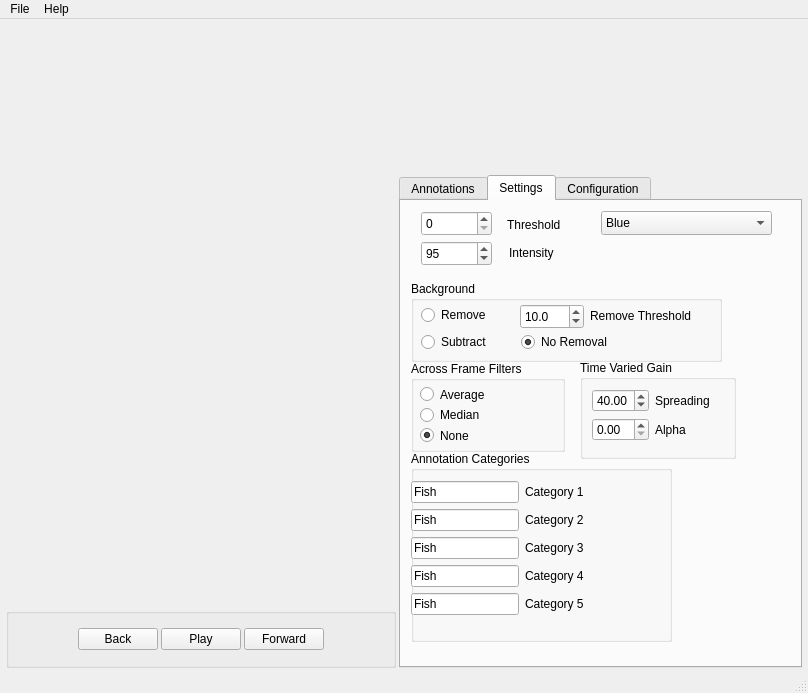
<?xml version="1.0" encoding="UTF-8"?>
<ui version="4.0">
 <class>MainWindow</class>
 <widget class="QMainWindow" name="MainWindow">
  <property name="geometry">
   <rect>
    <x>0</x>
    <y>0</y>
    <width>808</width>
    <height>693</height>
   </rect>
  </property>
  <property name="minimumSize">
   <size>
    <width>800</width>
    <height>660</height>
   </size>
  </property>
  <property name="windowTitle">
   <string>MainWindow</string>
  </property>
  <widget class="QWidget" name="centralwidget">
   <layout class="QVBoxLayout" name="verticalLayout_2">
    <property name="spacing">
     <number>3</number>
    </property>
    <property name="leftMargin">
     <number>6</number>
    </property>
    <property name="topMargin">
     <number>3</number>
    </property>
    <property name="rightMargin">
     <number>6</number>
    </property>
    <property name="bottomMargin">
     <number>3</number>
    </property>
    <item>
     <widget class="EWidget" name="echogram" native="true">
      <property name="sizePolicy">
       <sizepolicy hsizetype="Preferred" vsizetype="Preferred">
        <horstretch>0</horstretch>
        <verstretch>0</verstretch>
       </sizepolicy>
      </property>
      <property name="minimumSize">
       <size>
        <width>0</width>
        <height>150</height>
       </size>
      </property>
      <property name="maximumSize">
       <size>
        <width>16777215</width>
        <height>200</height>
       </size>
      </property>
      <property name="autoFillBackground">
       <bool>true</bool>
      </property>
     </widget>
    </item>
    <item>
     <layout class="QHBoxLayout" name="horizontalLayout">
      <property name="spacing">
       <number>3</number>
      </property>
      <item>
       <layout class="QVBoxLayout" name="verticalLayout">
        <property name="spacing">
         <number>3</number>
        </property>
        <item>
         <widget class="VWidget" name="video" native="true">
          <property name="sizePolicy">
           <sizepolicy hsizetype="Expanding" vsizetype="Expanding">
            <horstretch>0</horstretch>
            <verstretch>0</verstretch>
           </sizepolicy>
          </property>
          <property name="minimumSize">
           <size>
            <width>0</width>
            <height>350</height>
           </size>
          </property>
          <property name="focusPolicy">
           <enum>Qt::StrongFocus</enum>
          </property>
          <property name="autoFillBackground">
           <bool>true</bool>
          </property>
         </widget>
        </item>
        <item>
         <widget class="QGroupBox" name="groupBox">
          <property name="minimumSize">
           <size>
            <width>390</width>
            <height>60</height>
           </size>
          </property>
          <property name="title">
           <string/>
          </property>
          <layout class="QVBoxLayout" name="verticalLayout_3">
           <property name="spacing">
            <number>3</number>
           </property>
           <property name="topMargin">
            <number>6</number>
           </property>
           <property name="bottomMargin">
            <number>6</number>
           </property>
           <item>
            <layout class="QHBoxLayout" name="horizontalLayout_2">
             <item>
              <spacer name="horizontalSpacer">
               <property name="orientation">
                <enum>Qt::Horizontal</enum>
               </property>
               <property name="sizeHint" stdset="0">
                <size>
                 <width>40</width>
                 <height>20</height>
                </size>
               </property>
              </spacer>
             </item>
             <item>
              <widget class="QPushButton" name="backButton">
               <property name="text">
                <string>Back</string>
               </property>
              </widget>
             </item>
             <item>
              <widget class="QPushButton" name="playButton">
               <property name="sizePolicy">
                <sizepolicy hsizetype="Minimum" vsizetype="Fixed">
                 <horstretch>0</horstretch>
                 <verstretch>0</verstretch>
                </sizepolicy>
               </property>
               <property name="text">
                <string>Play</string>
               </property>
               <property name="checkable">
                <bool>true</bool>
               </property>
               <property name="checked">
                <bool>false</bool>
               </property>
              </widget>
             </item>
             <item>
              <widget class="QPushButton" name="forwardButton">
               <property name="text">
                <string>Forward</string>
               </property>
              </widget>
             </item>
             <item>
              <spacer name="horizontalSpacer_2">
               <property name="orientation">
                <enum>Qt::Horizontal</enum>
               </property>
               <property name="sizeHint" stdset="0">
                <size>
                 <width>40</width>
                 <height>20</height>
                </size>
               </property>
              </spacer>
             </item>
            </layout>
           </item>
          </layout>
         </widget>
        </item>
       </layout>
      </item>
      <item>
       <widget class="QTabWidget" name="tabWidget">
        <property name="minimumSize">
         <size>
          <width>400</width>
          <height>0</height>
         </size>
        </property>
        <property name="maximumSize">
         <size>
          <width>500</width>
          <height>16777215</height>
         </size>
        </property>
        <property name="currentIndex">
         <number>1</number>
        </property>
        <widget class="QWidget" name="tab_5">
         <attribute name="title">
          <string>Annotations</string>
         </attribute>
         <layout class="QGridLayout" name="gridLayout">
          <property name="leftMargin">
           <number>6</number>
          </property>
          <property name="topMargin">
           <number>6</number>
          </property>
          <property name="rightMargin">
           <number>6</number>
          </property>
          <property name="bottomMargin">
           <number>6</number>
          </property>
          <property name="spacing">
           <number>3</number>
          </property>
          <item row="0" column="0">
           <widget class="QTableView" name="annotationsTable">
            <property name="minimumSize">
             <size>
              <width>400</width>
              <height>0</height>
             </size>
            </property>
            <property name="alternatingRowColors">
             <bool>true</bool>
            </property>
            <property name="selectionMode">
             <enum>QAbstractItemView::SingleSelection</enum>
            </property>
            <property name="selectionBehavior">
             <enum>QAbstractItemView::SelectRows</enum>
            </property>
            <property name="showGrid">
             <bool>false</bool>
            </property>
            <property name="gridStyle">
             <enum>Qt::DotLine</enum>
            </property>
            <property name="sortingEnabled">
             <bool>true</bool>
            </property>
            <attribute name="horizontalHeaderHighlightSections">
             <bool>true</bool>
            </attribute>
            <attribute name="verticalHeaderHighlightSections">
             <bool>true</bool>
            </attribute>
           </widget>
          </item>
         </layout>
        </widget>
        <widget class="QWidget" name="tab_6">
         <attribute name="title">
          <string>Settings</string>
         </attribute>
         <widget class="QSpinBox" name="threshold">
          <property name="geometry">
           <rect>
            <x>20</x>
            <y>10</y>
            <width>71</width>
            <height>25</height>
           </rect>
          </property>
          <property name="maximum">
           <number>255</number>
          </property>
         </widget>
         <widget class="QLabel" name="label">
          <property name="geometry">
           <rect>
            <x>106</x>
            <y>16</y>
            <width>60</width>
            <height>16</height>
           </rect>
          </property>
          <property name="text">
           <string>Threshold</string>
          </property>
         </widget>
         <widget class="QSpinBox" name="intensity">
          <property name="geometry">
           <rect>
            <x>20</x>
            <y>40</y>
            <width>71</width>
            <height>25</height>
           </rect>
          </property>
          <property name="maximum">
           <number>150</number>
          </property>
          <property name="value">
           <number>95</number>
          </property>
         </widget>
         <widget class="QLabel" name="label_2">
          <property name="geometry">
           <rect>
            <x>108</x>
            <y>44</y>
            <width>60</width>
            <height>16</height>
           </rect>
          </property>
          <property name="text">
           <string>Intensity</string>
          </property>
         </widget>
         <widget class="QGroupBox" name="groupBox_2">
          <property name="geometry">
           <rect>
            <x>10</x>
            <y>250</y>
            <width>261</width>
            <height>191</height>
           </rect>
          </property>
          <property name="autoFillBackground">
           <bool>false</bool>
          </property>
          <property name="title">
           <string>Annotation Categories</string>
          </property>
          <widget class="QWidget" name="layoutWidget">
           <property name="geometry">
            <rect>
             <x>0</x>
             <y>30</y>
             <width>251</width>
             <height>146</height>
            </rect>
           </property>
           <layout class="QFormLayout" name="formLayout">
            <item row="0" column="0">
             <widget class="QLineEdit" name="category1">
              <property name="text">
               <string>Fish</string>
              </property>
              <property name="maxLength">
               <number>25</number>
              </property>
             </widget>
            </item>
            <item row="0" column="1">
             <widget class="QLabel" name="label_3">
              <property name="text">
               <string>Category 1</string>
              </property>
             </widget>
            </item>
            <item row="1" column="0">
             <widget class="QLineEdit" name="category2">
              <property name="text">
               <string>Fish</string>
              </property>
              <property name="maxLength">
               <number>25</number>
              </property>
             </widget>
            </item>
            <item row="1" column="1">
             <widget class="QLabel" name="label_4">
              <property name="text">
               <string>Category 2</string>
              </property>
             </widget>
            </item>
            <item row="2" column="0">
             <widget class="QLineEdit" name="category3">
              <property name="text">
               <string>Fish</string>
              </property>
              <property name="maxLength">
               <number>25</number>
              </property>
             </widget>
            </item>
            <item row="2" column="1">
             <widget class="QLabel" name="label_6">
              <property name="text">
               <string>Category 3</string>
              </property>
             </widget>
            </item>
            <item row="3" column="0">
             <widget class="QLineEdit" name="category4">
              <property name="text">
               <string>Fish</string>
              </property>
              <property name="maxLength">
               <number>25</number>
              </property>
             </widget>
            </item>
            <item row="3" column="1">
             <widget class="QLabel" name="label_5">
              <property name="text">
               <string>Category 4</string>
              </property>
             </widget>
            </item>
            <item row="4" column="0">
             <widget class="QLineEdit" name="category5">
              <property name="text">
               <string>Fish</string>
              </property>
              <property name="maxLength">
               <number>25</number>
              </property>
             </widget>
            </item>
            <item row="4" column="1">
             <widget class="QLabel" name="label_7">
              <property name="text">
               <string>Category 5</string>
              </property>
             </widget>
            </item>
           </layout>
          </widget>
         </widget>
         <widget class="QGroupBox" name="groupBox_3">
          <property name="geometry">
           <rect>
            <x>10</x>
            <y>80</y>
            <width>311</width>
            <height>81</height>
           </rect>
          </property>
          <property name="autoFillBackground">
           <bool>false</bool>
          </property>
          <property name="title">
           <string>Background</string>
          </property>
          <widget class="QRadioButton" name="backgroundRemove">
           <property name="geometry">
            <rect>
             <x>10</x>
             <y>23</y>
             <width>99</width>
             <height>22</height>
            </rect>
           </property>
           <property name="text">
            <string>Remove</string>
           </property>
           <property name="checked">
            <bool>false</bool>
           </property>
          </widget>
          <widget class="QRadioButton" name="backgroundSubtract">
           <property name="geometry">
            <rect>
             <x>10</x>
             <y>50</y>
             <width>99</width>
             <height>22</height>
            </rect>
           </property>
           <property name="text">
            <string>Subtract</string>
           </property>
          </widget>
          <widget class="QLabel" name="label_8">
           <property name="geometry">
            <rect>
             <x>179</x>
             <y>25</y>
             <width>121</width>
             <height>20</height>
            </rect>
           </property>
           <property name="text">
            <string>Remove Threshold</string>
           </property>
          </widget>
          <widget class="QRadioButton" name="noRemoval">
           <property name="geometry">
            <rect>
             <x>110</x>
             <y>50</y>
             <width>99</width>
             <height>22</height>
            </rect>
           </property>
           <property name="text">
            <string>No Removal</string>
           </property>
           <property name="checked">
            <bool>true</bool>
           </property>
          </widget>
          <widget class="QDoubleSpinBox" name="backgroundThreshold">
           <property name="geometry">
            <rect>
             <x>109</x>
             <y>23</y>
             <width>64</width>
             <height>25</height>
            </rect>
           </property>
           <property name="decimals">
            <number>1</number>
           </property>
           <property name="maximum">
            <double>30.000000000000000</double>
           </property>
           <property name="value">
            <double>10.000000000000000</double>
           </property>
          </widget>
         </widget>
         <widget class="QGroupBox" name="groupBox_4">
          <property name="geometry">
           <rect>
            <x>10</x>
            <y>160</y>
            <width>154</width>
            <height>91</height>
           </rect>
          </property>
          <property name="autoFillBackground">
           <bool>false</bool>
          </property>
          <property name="title">
           <string>Across Frame Filters</string>
          </property>
          <layout class="QFormLayout" name="formLayout_2">
           <property name="leftMargin">
            <number>6</number>
           </property>
           <property name="topMargin">
            <number>6</number>
           </property>
           <property name="rightMargin">
            <number>6</number>
           </property>
           <property name="bottomMargin">
            <number>6</number>
           </property>
           <item row="0" column="0">
            <widget class="QRadioButton" name="averageFrames">
             <property name="text">
              <string>Average</string>
             </property>
            </widget>
           </item>
           <item row="1" column="0">
            <widget class="QRadioButton" name="medianFrames">
             <property name="text">
              <string>Median</string>
             </property>
            </widget>
           </item>
           <item row="2" column="0">
            <widget class="QRadioButton" name="none">
             <property name="text">
              <string>None</string>
             </property>
             <property name="checked">
              <bool>true</bool>
             </property>
            </widget>
           </item>
          </layout>
         </widget>
         <widget class="QGroupBox" name="groupBox_5">
          <property name="geometry">
           <rect>
            <x>179</x>
            <y>159</y>
            <width>156</width>
            <height>99</height>
           </rect>
          </property>
          <property name="autoFillBackground">
           <bool>false</bool>
          </property>
          <property name="title">
           <string>Time Varied Gain</string>
          </property>
          <layout class="QFormLayout" name="formLayout_3">
           <item row="0" column="0">
            <widget class="QDoubleSpinBox" name="tvg">
             <property name="maximum">
              <double>40.990000000000002</double>
             </property>
             <property name="value">
              <double>40.000000000000000</double>
             </property>
            </widget>
           </item>
           <item row="0" column="1">
            <widget class="QLabel" name="label_9">
             <property name="text">
              <string>Spreading</string>
             </property>
            </widget>
           </item>
           <item row="1" column="0">
            <widget class="QDoubleSpinBox" name="alpha">
             <property name="maximum">
              <double>10.000000000000000</double>
             </property>
             <property name="singleStep">
              <double>0.100000000000000</double>
             </property>
            </widget>
           </item>
           <item row="1" column="1">
            <widget class="QLabel" name="label_10">
             <property name="text">
              <string>Alpha</string>
             </property>
            </widget>
           </item>
          </layout>
         </widget>
         <widget class="QComboBox" name="colorMenu">
          <property name="geometry">
           <rect>
            <x>200</x>
            <y>10</y>
            <width>171</width>
            <height>24</height>
           </rect>
          </property>
          <property name="currentIndex">
           <number>1</number>
          </property>
          <item>
           <property name="text">
            <string>Amber</string>
           </property>
          </item>
          <item>
           <property name="text">
            <string>Blue</string>
           </property>
          </item>
          <item>
           <property name="text">
            <string>Black &amp; White</string>
           </property>
          </item>
          <item>
           <property name="text">
            <string>Brown</string>
           </property>
          </item>
         </widget>
        </widget>
        <widget class="QWidget" name="ConfigTab">
         <attribute name="title">
          <string>Configuration</string>
         </attribute>
         <layout class="QGridLayout" name="gridLayout_2">
          <property name="leftMargin">
           <number>6</number>
          </property>
          <property name="topMargin">
           <number>6</number>
          </property>
          <property name="rightMargin">
           <number>6</number>
          </property>
          <property name="bottomMargin">
           <number>6</number>
          </property>
          <item row="0" column="0">
           <widget class="QTextEdit" name="ConfigBox"/>
          </item>
         </layout>
        </widget>
       </widget>
      </item>
     </layout>
    </item>
   </layout>
  </widget>
  <widget class="QMenuBar" name="menubar">
   <property name="geometry">
    <rect>
     <x>0</x>
     <y>0</y>
     <width>808</width>
     <height>21</height>
    </rect>
   </property>
   <widget class="QMenu" name="menuFile">
    <property name="title">
     <string>File</string>
    </property>
    <addaction name="actionOpen"/>
    <addaction name="separator"/>
    <addaction name="actionExport_Annotations"/>
   </widget>
   <widget class="QMenu" name="menuHelp">
    <property name="title">
     <string>Help</string>
    </property>
    <addaction name="actionAbout"/>
   </widget>
   <addaction name="menuFile"/>
   <addaction name="menuHelp"/>
  </widget>
  <widget class="QStatusBar" name="statusbar"/>
  <action name="actionOpen">
   <property name="text">
    <string>Open</string>
   </property>
   <property name="shortcut">
    <string>Ctrl+O</string>
   </property>
  </action>
  <action name="actionExport_Annotations">
   <property name="text">
    <string>Export Annotations</string>
   </property>
  </action>
  <action name="actionAbout">
   <property name="text">
    <string>About</string>
   </property>
  </action>
 </widget>
 <customwidgets>
  <customwidget>
   <class>VWidget</class>
   <extends>QWidget</extends>
   <header location="global">vwidget.h</header>
   <container>1</container>
  </customwidget>
  <customwidget>
   <class>EWidget</class>
   <extends>QWidget</extends>
   <header location="global">ewidget.h</header>
   <container>1</container>
  </customwidget>
 </customwidgets>
 <resources/>
 <connections/>
</ui>
